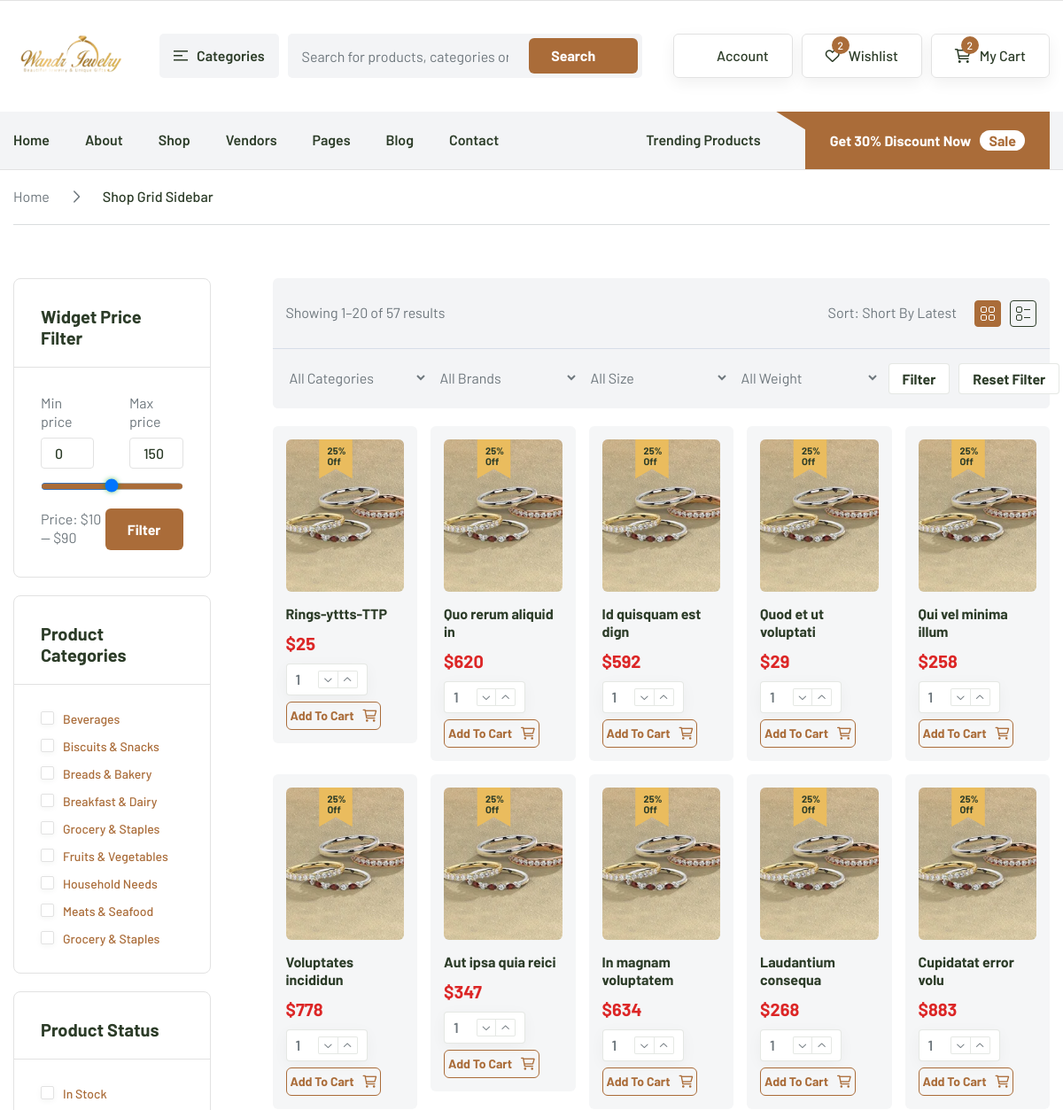
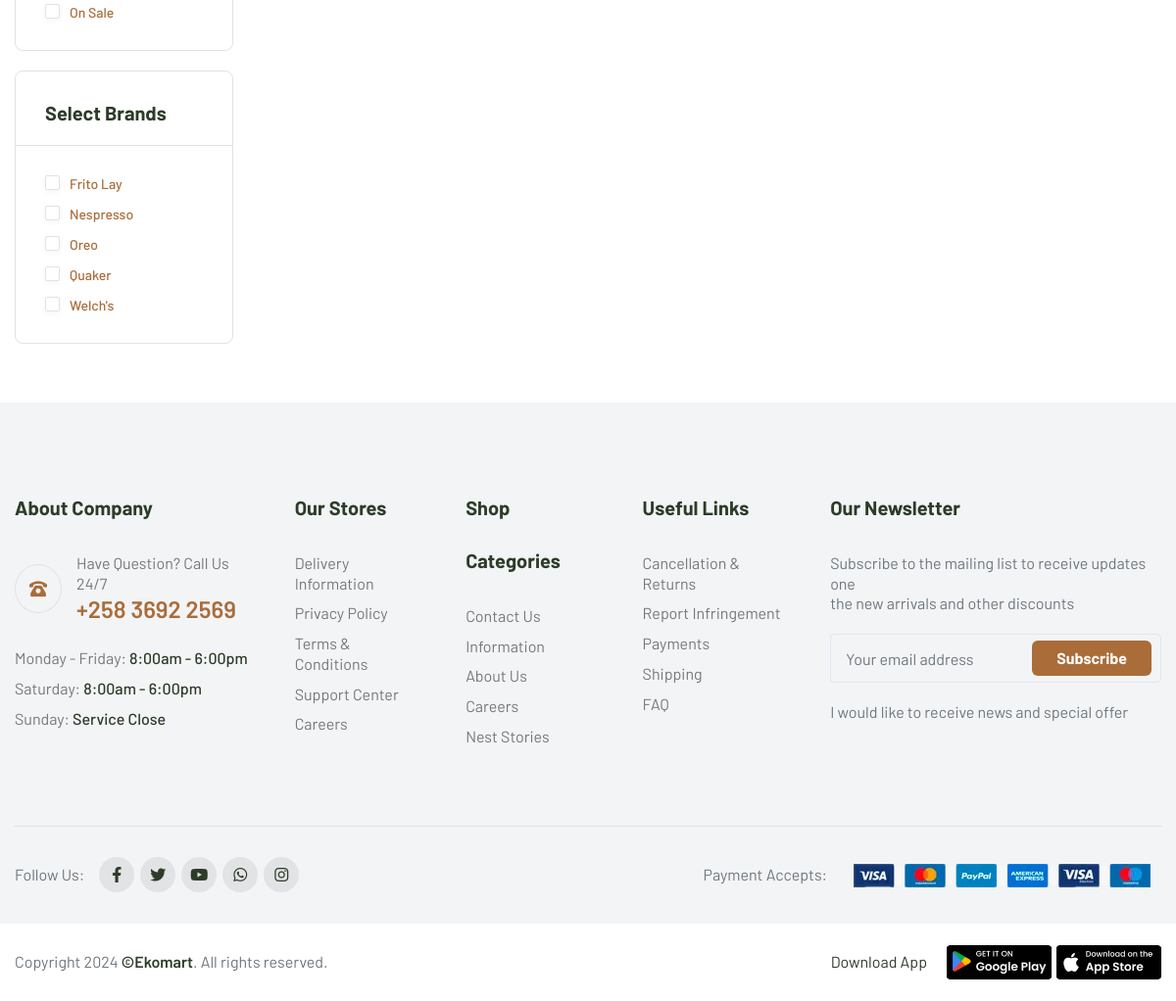
Page /shop-grid-sidebar-bck.php?category_id=32 on the committed database (2 pictures, top to bottom).
### tables this page shows
CREATE TABLE `product` (
  `id` int(11) NOT NULL,
  `add_date` bigint(20) NOT NULL,
  `product_title` varchar(256) NOT NULL,
  `product_sku` varchar(256) NOT NULL,
  `product_slug` varchar(256) NOT NULL,
  `product_price` int(55) NOT NULL,
  `product_short_des` longtext NOT NULL,
  `product_long_des` longtext NOT NULL,
  `product_qty` int(55) NOT NULL,
  `product_image` text NOT NULL,
  `category_id` varchar(12) NOT NULL,
  `product_sort_order` int(12) NOT NULL,
  `product_details` longtext NOT NULL,
  `product_additional_info` longtext NOT NULL,
  `status` enum('0','1') NOT NULL DEFAULT '1'
);

### shop-grid-sidebar-bck.php (the view, shortened to what this page needs)
<?php
include('layout/header.php');
 ?>
    <div class="rts-navigation-area-breadcrumb">
        <div class="container">
            <div class="row">
                <div class="col-lg-12">
                    <div class="navigator-breadcrumb-wrapper">
                        <a href="index.php">Home</a>
                        <i class="fa-regular fa-chevron-right"></i>
                        <a class="current" href="index.php">Shop Grid Sidebar</a>
                    </div>
                </div>
            </div>
        </div>
    </div>
    <div class="section-seperator">
        <div class="container">
            <hr class="section-seperator">
        </div>
    </div>
    <div class="shop-grid-sidebar-area rts-section-gap">
        <div class="container">
            <div class="row g-0">
                <div class="col-xl-3 col-lg-12 pr--70 pr_lg--10 pr_sm--10 pr_md--5 rts-sticky-column-item">
                    <div class="sidebar-filter-main theiaStickySidebar">
                        <div class="single-filter-box">
                            <h5 class="title">Widget Price Filter</h5>
                            <div class="filterbox-body">
                                <form action="#" class="price-input-area">
                                    <div class="half-input-wrapper">
                                        <div class="single">
                                            <label for="min">Min price</label>
                                            <input id="min" type="text" value="0">
                                        </div>
                                        <div class="single">
                                            <label for="max">Max price</label>
                                            <input id="max" type="text" value="150">
                                        </div>
                                    </div>
                                    <input type="range" class="range">
                                    <div class="filter-value-min-max">
                                        <span>Price: $10 — $90</span>
                                        <button class="rts-btn btn-primary">Filter</button>
                                    </div>
                                </form>
                            </div>
                        </div>
                        <div class="single-filter-box">
                            <h5 class="title">Product Categories</h5>
                            <div class="filterbox-body">
                                <div class="category-wrapper ">
                                    <div class="single-category">
                                        <label for="cat1">Beverages
                                        </label>
                                    </div>
                                    <div class="single-category">
                                        <label for="cat2">Biscuits & Snacks
                                        </label>
                                    </div>
                                    <div class="single-category">
                                        <label for="cat3">Breads & Bakery
                                        </label>
                                    </div>
                                    <div class="single-category">
                                        <label for="cat4">Breakfast & Dairy
                                        </label>
                                    </div>
                                    <div class="single-category">
                                        <label for="cat7">Grocery & Staples
                                        </label>
                                    </div>
                                    <div class="single-category">
                                        <label for="cat6">Fruits & Vegetables
                                        </label>
                                    </div>
                                    <div class="single-category">
                                        <label for="cat8">Household Needs
                                        </label>
                                    </div>
                                    <div class="single-category">
                                        <label for="cat10">Meats & Seafood
                                        </label>
                                    </div>
                                    <div class="single-category">
                                        <label for="cat80">Grocery & Staples
                                        </label>
                                    </div>
                                </div>
                            </div>
                        </div>
                        <div class="single-filter-box">
                            <h5 class="title">Product Status</h5>
                            <div class="filterbox-body">
                                <div class="category-wrapper">
                                    <div class="single-category">
                                        <label for="cat11">In Stock
                                        </label>
                                    </div>
                                    <div class="single-category">
                                        <label for="cat12">On Sale
                                        </label>
                                    </div>
                                </div>
                            </div>
                        </div>
                        <div class="single-filter-box">
                            <h5 class="title">Select Brands</h5>
                            <div class="filterbox-body">
                                <div class="category-wrapper">
                                    <div class="single-category">
                                        <label for="cat13">Frito Lay
                                        </label>
                                    </div>
                                    <div class="single-category">
                                        <label for="cat14">Nespresso
                                        </label>
                                    </div>
                                    <div class="single-category">
                                        <label for="cat15">Oreo
                                        </label>
                                    </div>
                                    <div class="single-category">
                                        <label for="cat16">Quaker
                                        </label>
                                    </div>
                                    <div class="single-category">
                                        <label for="cat17">Welch's
                                        </label>
                                    </div>
                                </div>
                            </div>
                        </div>
                    </div>
                </div>
                <div class="col-xl-9 col-lg-12">
                    <div class="filter-select-area">
                        <div class="top-filter">
                            <span>Showing 1–20 of 57 results</span>
                            <div class="right-end">
                                <span>Sort: Short By Latest</span>
                                <div class="button-tab-area">
                                    <ul class="nav nav-tabs" id="myTab" role="tablist">
                                        <li class="nav-item" role="presentation">
                                            <button class="nav-link single-button active" id="home-tab" data-bs-toggle="tab" data-bs-target="#home-tab-pane" type="button" role="tab" aria-controls="home-tab-pane" aria-selected="true">
                                            </button>
                                        </li>
                                        <li class="nav-item" role="presentation">
                                            <button class="nav-link single-button" id="profile-tab" data-bs-toggle="tab" data-bs-target="#profile-tab-pane" type="button" role="tab" aria-controls="profile-tab-pane" aria-selected="false">
                                            </button>
                                        </li>
                                    </ul>
                                </div>
                            </div>
                        </div>
                        <div class="nice-select-area-wrapper-and-button">
                            <div class="nice-select-wrapper-1">
                                <div class="single-select">
                                    <select>
                                        <option data-display="All Categories">All Categories</option>
                                    </select>
                                </div>
                                <div class="single-select">
                                    <select>
                                        <option data-display="All Brands">All Brands</option>
                                    </select>
                                </div>
                                <div class="single-select">
                                    <select>
                                        <option data-display="All Size">All Size </option>
                                    </select>
                                </div>
                                <div class="single-select">
                                    <select>
                                        <option data-display="All Weight">All Weight</option>
                                    </select>
                                </div>
                            </div>
                            <div class="button-area">
                                <button class="rts-btn">Filter</button>
                                <button class="rts-btn">Reset Filter</button>
                            </div>
                        </div>
                    </div>
                    <div class="tab-content" id="myTabContent">
                        <div class="product-area-wrapper-shopgrid-list mt--20 tab-pane fade show active" id="home-tab-pane" role="tabpanel" aria-labelledby="home-tab" tabindex="0">
                            <div class="row g-4">
                                    <?php
                                    $category_id = intval($_GET['category_id']);
                                    $main_product = "SELECT * FROM  product WHERE category_id = $category_id" ;
                                    $result = mysqli_query($conn, $main_product);
                                     while($product = mysqli_fetch_assoc($result)){
                                        ?>
                                <div class="col-lg-20 col-lg-4 col-md-6 col-sm-6 col-12">
                                    <div class="single-shopping-card-one">
                                        <div class="image-and-action-area-wrapper">
                                            <a href="shop-details.php?id=<?= $product['id']; ?>" class="thumbnail-preview">
                                                <div class="badge">
                                                    <span>25% <br>
                                                        Off
                                                    </span>
                                                    <i class="fa-solid fa-bookmark"></i>
                                                </div>
                                                <img src="upload/<?= $product['product_image']; ?>" alt="grocery">
                                            </a>
                                        </div>
                                        <div class="body-content">
                                            <a href="shop-details.php?id=<?= $product['id']; ?>">
                                                <h4 class="title"><?= $product['product_title']; ?></h4>
                                            </a>
                                            <div class="price-area">
                                                <span class="current">$<?= $product['product_price']; ?></span>
                                            </div>
                                            <div class="cart-counter-action">
                                                <div class="quantity-edit">
                                                    <input type="text" id="qty" name="qty" class="input" value="1" >
                                                    <div class="button-wrapper-action">
                                                        <button class="button"><i class="fa-regular fa-chevron-down"></i></button>
                                                        <button class="button plus">+<i class="fa-regular fa-chevron-up"></i></button>
                                                    </div>
                                                </div>
                                                <a  class="rts-btn btn-primary radious-sm with-icon">
                                                    <div class="btn-text" onclick="add_to_cart(<?= $product['id']; ?>)">
                                                        Add To Cart
                                                    </div>
                                                    <div class="arrow-icon">
                                                        <i class="fa-regular fa-cart-shopping"></i>
                                                    </div>
                                                </a>
                                            </div>
                                        </div>
                                    </div>
                                </div>
                                <?php   } ?>
                            </div>
                        </div>
                    </div>
                </div>
            </div>
        </div>
    </div>
 <?php include('layout/footer.php');  ?>
</body>
</html>

### rows in the picture
product: product_image (picture), product_title "Rings-yttts-TTP", product_price "25"
product: product_image (picture), product_title "Quo rerum aliquid in", product_price "620"
product: product_image (picture), product_title "Id quisquam est dign", product_price "592"
product: product_image (picture), product_title "Quod et ut voluptati", product_price "29"
product: product_image (picture), product_title "Qui vel minima illum", product_price "258"
product: product_image (picture), product_title "Voluptates incididun", product_price "778"
product: product_image (picture), product_title "Aut ipsa quia reici", product_price "347"
product: product_image (picture), product_title "In magnam voluptatem", product_price "634"
product: product_image (picture), product_title "Laudantium consequa", product_price "268"
product: product_image (picture), product_title "Cupidatat error volu", product_price "883"
